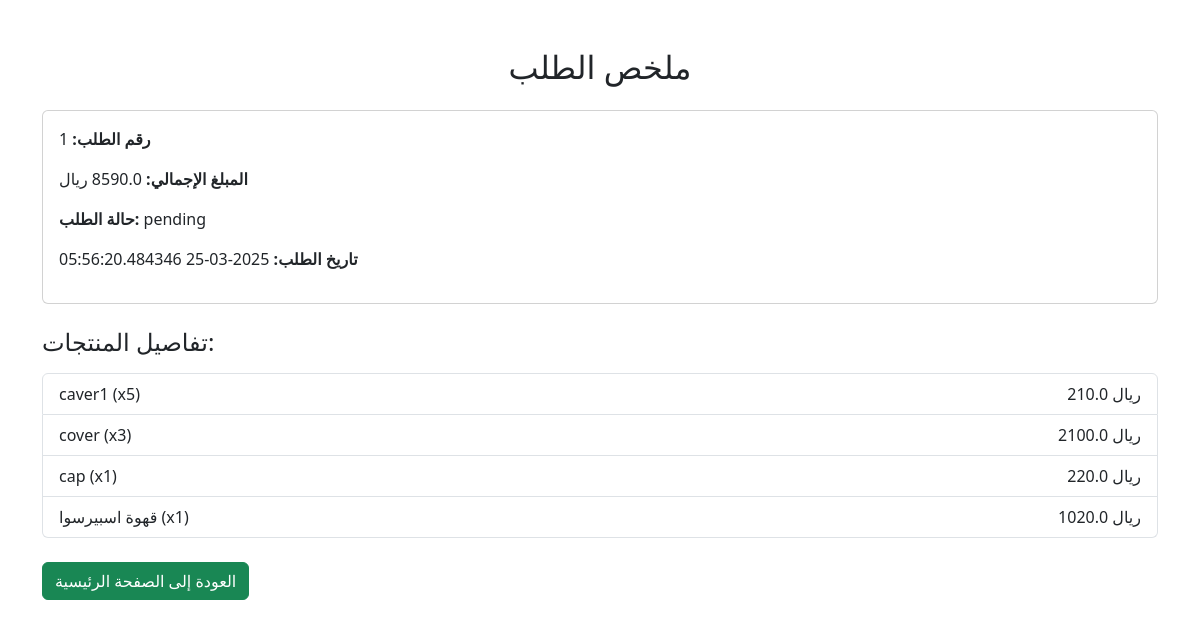
The page /order_summary/1 on the database its author committed.
### tables this page shows
CREATE TABLE orders1 (
    id INTEGER PRIMARY KEY AUTOINCREMENT,
    user_id INTEGER NOT NULL,
    total_price REAL NOT NULL,
    status TEXT CHECK(status IN ('pending', 'processing', 'shipped', 'delivered', 'cancelled')) DEFAULT 'pending',
    created_at TIMESTAMP DEFAULT CURRENT_TIMESTAMP,
    updated_at TIMESTAMP DEFAULT CURRENT_TIMESTAMP
);

CREATE TABLE Order_Items (
    id INTEGER PRIMARY KEY AUTOINCREMENT,
    order_id INTEGER NOT NULL,
    product_id INTEGER NOT NULL,
    quantity INTEGER NOT NULL CHECK(quantity > 0),
    price REAL NOT NULL,
    FOREIGN KEY (order_id) REFERENCES orders1(id) ON DELETE CASCADE,
    FOREIGN KEY (product_id) REFERENCES product(id) ON DELETE CASCADE
);

CREATE TABLE product (
    id INTEGER PRIMARY KEY AUTOINCREMENT,
    name VARCHAR(255) NULL,
    image VARCHAR(500),
    description TEXT,
    category_id INTEGER NOT NULL,  -- القسم الفرعي
    seller_id INTEGER NOT NULL,  -- صاحب المنتج
    address_id INTEGER NOT NULL,  -- عنوان صاحب المنتج
    price_id INTEGER,
    stock_id INTEGER, featured BOOLEAN DEFAULT 0,
    FOREIGN KEY (category_id) REFERENCES category(id),
    FOREIGN KEY (seller_id) REFERENCES sellers(id),
    FOREIGN KEY (address_id) REFERENCES seller_address(id),
    FOREIGN KEY (price_id) REFERENCES prices(id)
    FOREIGN KEY (stock_id) REFERENCES stock(id)
);

### app.py (the view)
@app.route('/order_summary/<int:order_id>')
def order_summary(order_id):
    db = get_db_connection()
    cursor = db.cursor()
    cursor.execute('''
        SELECT * FROM orders1 WHERE id = ?
    ''', (order_id,))
    order = cursor.fetchone()
    cursor.execute('''
        SELECT oi.quantity, oi.price, p.name FROM Order_Items oi
        JOIN product p ON oi.product_id = p.id
        WHERE oi.order_id = ?
    ''', (order_id,))
    items = cursor.fetchall()
    db.close()
    if not order:
        return "الطلب غير موجود", 404
    return render_template('order_summary.html', order=order, items=items)

### app.py (called while the page is built)
def get_db_connection():
    conn = sqlite3.connect('database/Eshop.db')
    conn.row_factory = sqlite3.Row
    return conn

### templates/order_summary.html (shortened to what this page needs)
<!DOCTYPE html>
<html lang="ar">
<head>
    <link href="https://cdn.jsdelivr.net/npm/bootstrap@5.3.0/dist/css/bootstrap.min.css" rel="stylesheet">
</head>
<body>
    <div class="container mt-5">
        <h2 class="text-center">ملخص الطلب</h2>
        <div class="card p-3 mt-4">
            <p><strong>رقم الطلب:</strong> {{ order['id'] }}</p>
            <p><strong>المبلغ الإجمالي:</strong> {{ order['total_price'] }} ريال</p>
            <p><strong>حالة الطلب:</strong> {{ order['status'] }}</p>
            <p><strong>تاريخ الطلب:</strong> {{ order['created_at'] }}</p>
        </div>
        <h4 class="mt-4">تفاصيل المنتجات:</h4>
        <ul class="list-group mt-3">
            {% for item in items %}
            <li class="list-group-item d-flex justify-content-between">
                <span>{{ item['name'] }} (x{{ item['quantity'] }})</span>
                <span>{{ item['price'] }} ريال</span>
            </li>
            {% endfor %}
        </ul>
        <a href="/" class="btn btn-success mt-4">العودة إلى الصفحة الرئيسية</a>
    </div>
</body>
</html>

### rows shown on the page
orders1: id "1", status "pending", created_at "2025-03-25 05:56:20.484346"
Order_Items: name "caver1", quantity "5", price "210.0"
Order_Items: name "cover", quantity "3", price "2100.0"
Order_Items: name "cap", quantity "1", price "220.0"
Order_Items: name "قهوة اسبيرسوا", quantity "1", price "1020.0"
